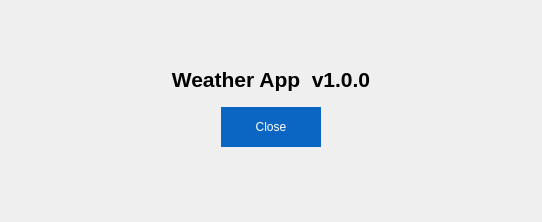
<?xml version="1.0" encoding="UTF-8"?>
<ui version="4.0">
 <class>Form</class>
 <widget class="QWidget" name="Form">
  <property name="geometry">
   <rect>
    <x>0</x>
    <y>0</y>
    <width>542</width>
    <height>222</height>
   </rect>
  </property>
  <property name="windowTitle">
   <string>Form</string>
  </property>
  <layout class="QVBoxLayout" name="verticalLayout">
   <item>
    <widget class="QFrame" name="frame">
     <property name="styleSheet">
      <string notr="true">border-style:  none;</string>
     </property>
     <property name="frameShape">
      <enum>QFrame::StyledPanel</enum>
     </property>
     <property name="frameShadow">
      <enum>QFrame::Raised</enum>
     </property>
     <layout class="QVBoxLayout" name="verticalLayout_2">
      <property name="leftMargin">
       <number>100</number>
      </property>
      <property name="rightMargin">
       <number>100</number>
      </property>
      <item>
       <spacer name="verticalSpacer">
        <property name="orientation">
         <enum>Qt::Vertical</enum>
        </property>
        <property name="sizeHint" stdset="0">
         <size>
          <width>20</width>
          <height>40</height>
         </size>
        </property>
       </spacer>
      </item>
      <item>
       <widget class="QLabel" name="versionLbl">
        <property name="font">
         <font>
          <pointsize>16</pointsize>
          <weight>75</weight>
          <bold>true</bold>
         </font>
        </property>
        <property name="text">
         <string>Weather App  v1.0.0</string>
        </property>
        <property name="alignment">
         <set>Qt::AlignCenter</set>
        </property>
       </widget>
      </item>
      <item>
       <widget class="QFrame" name="frame_2">
        <property name="frameShape">
         <enum>QFrame::StyledPanel</enum>
        </property>
        <property name="frameShadow">
         <enum>QFrame::Raised</enum>
        </property>
        <layout class="QHBoxLayout" name="horizontalLayout">
         <item>
          <widget class="QPushButton" name="closeBtn">
           <property name="sizePolicy">
            <sizepolicy hsizetype="Fixed" vsizetype="Fixed">
             <horstretch>0</horstretch>
             <verstretch>0</verstretch>
            </sizepolicy>
           </property>
           <property name="minimumSize">
            <size>
             <width>100</width>
             <height>40</height>
            </size>
           </property>
           <property name="styleSheet">
            <string notr="true">  align-items: center;
  background-color: #0A66C2;
  border-radius: 100px;
  color: #ffffff;
  cursor: pointer;
  display: inline-flex;
  justify-content: center;</string>
           </property>
           <property name="text">
            <string>Close</string>
           </property>
          </widget>
         </item>
        </layout>
       </widget>
      </item>
      <item>
       <spacer name="verticalSpacer_2">
        <property name="orientation">
         <enum>Qt::Vertical</enum>
        </property>
        <property name="sizeHint" stdset="0">
         <size>
          <width>20</width>
          <height>40</height>
         </size>
        </property>
       </spacer>
      </item>
     </layout>
    </widget>
   </item>
  </layout>
 </widget>
 <resources/>
 <connections/>
</ui>
